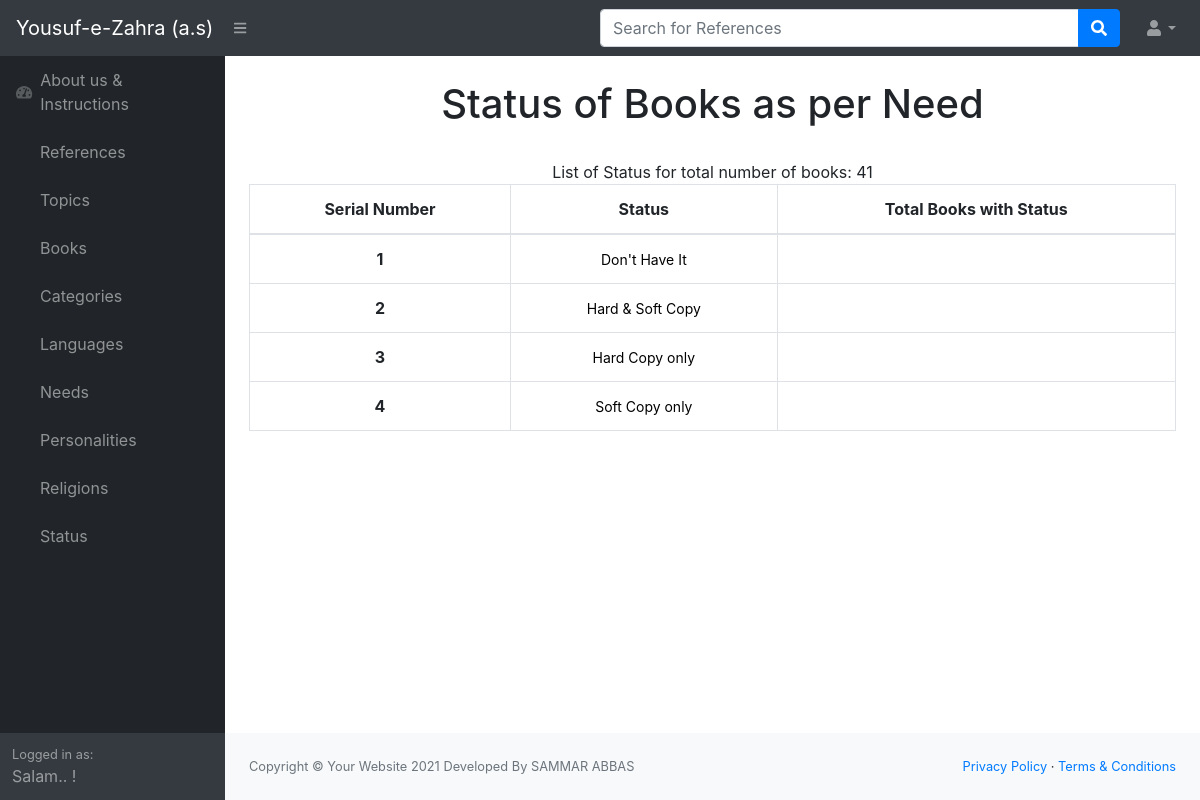
The page /home/intoJSON/ on the database its author committed.
### haq/models.py (models this page shows)
class Status(models.Model):
    _status = models.CharField(max_length=16)
    def __str__(self):
        return self._status

### haq/views.py (the view)
# urls.py: path('intoJSON/', views.IntoJsonView, name="intoJSON"),
def IntoJsonView(request):
    auth_person = auth_Person_Function(str(request.user))
    status = Status.objects.all()
    all_books = Book.objects.all()
    dict_status = {}
    total_books = 0
    for status in status:
        counter = 0
        dict_status[status] = counter
        for book in all_books:
            if (status == book.status):
                counter += 1
                dict_status[status] = counter
        total_books += counter
    return render(request, 'haq/pages/status.html', {
        "auth_person": auth_person,
        'total_books': total_books,
        'dict_status': dict_status,
       })

### haq/views.py (called while the page is built)
def auth_Person_Function(current_user_name):
    file_obj = open('haq/static/haq/json_files/authorizedPersonJSON.json')
    data_dict = json.load(file_obj)
    file_obj.close()
    for person in data_dict.values():
        for p in person:
            for auth_per in p.values():
                if (current_user_name == auth_per):
                    return "Authorized Person"
    return False

### haq/templates/haq/pages/status.html (shortened to what this page needs)
{% extends 'haq/sample.html' %}
{% block body %}
    <span id = "titlespan">
        <div class="move_center" >
            <h1>Status of Books as per Need</h1>
        </span>
        </div>
        <br>
        <div class="move_center">
            <caption>List of Status for total number of books: {{total_books}} </caption>
            <table class="table table-bordered">
                <thead>
                    <tr>
                        <th scope="col">Serial Number</th>
                        <th scope="col">Status</th>
                        <th scope="col">Total Books with Status</th>
                    </tr>
                </thead>
                <tbody>
                    {% for k, v in dict_status.items %}
                        <tr>
                            <th scope="row">{{ forloop.counter }}</th>
                            <td>
                                <a href={% url 'haq:getStatusBooks' v.0 %}  class="a_book" >
                                    {{k}}
                                </a>
                            </td>
                            <td>{{ v.1 }}</td>
                        </tr>
                    {% endfor %}
                </tbody>
            </table>
        </div>
{% endblock %}

### haq/static/haq/styles.css (style rules this page uses)
html, body { margin: 0; padding: 0; height: 100%; }
#titlespan { margin: 2px; padding: 2px; }
.move_center { text-align: center; vertical-align: middle; justify-content: center; }
.a_book { text-decoration: none; font-weight: 0; color: black; font-size: 14px; }

### rows shown on the page
Status: _status "Don't Have It"
Status: _status "Hard & Soft Copy"
Status: _status "Hard Copy only"
Status: _status "Soft Copy only"

### other values the page prints
{{ total_books }} "41"
